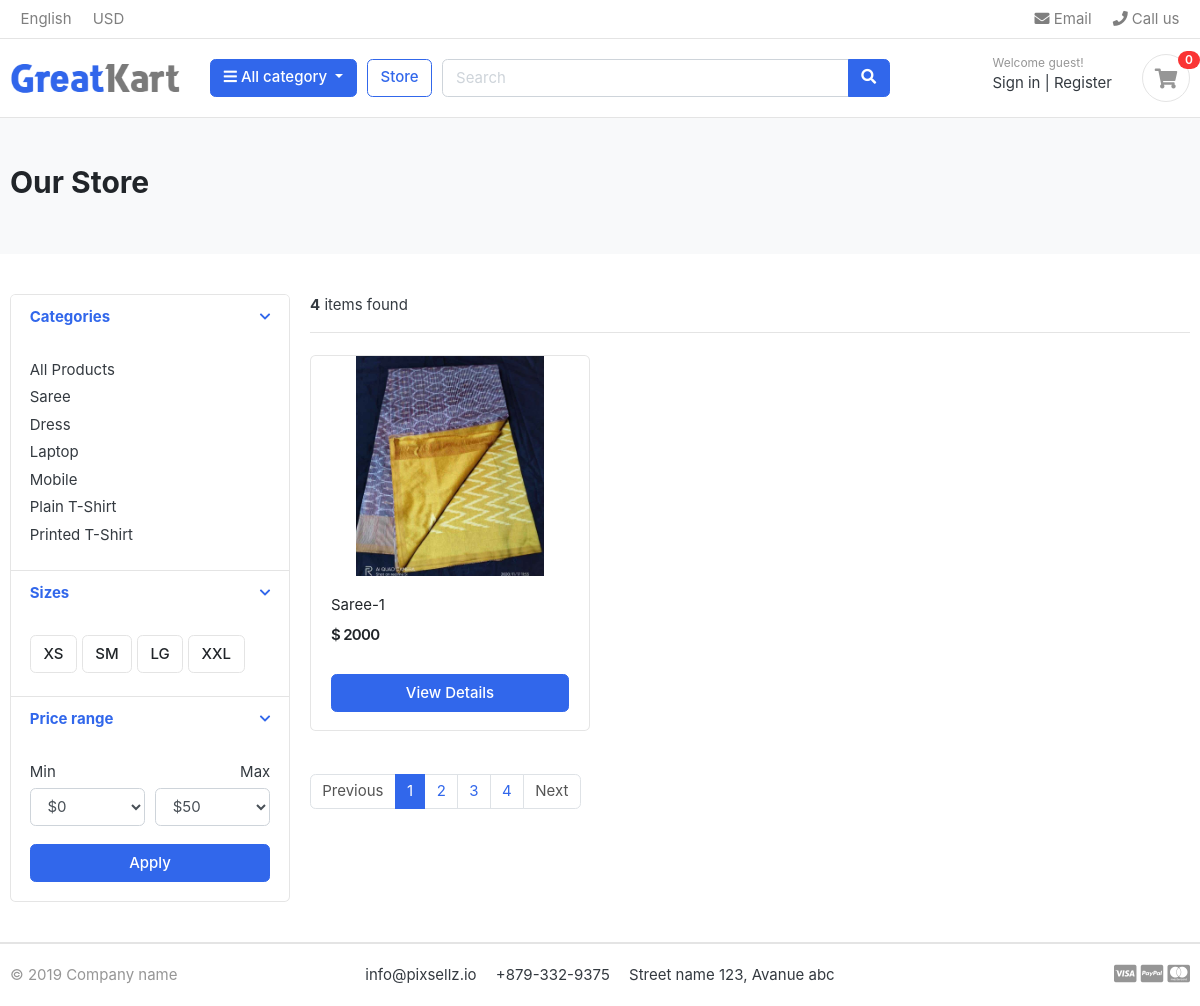
The page /store/category/saree/ on the database its author committed.
### category/models.py (models this page shows, shortened)
class Category(models.Model):
    category_name = models.CharField(max_length=50, unique=True)
    slug = models.SlugField(max_length=100, unique=True)
    description = models.TextField(max_length=255, blank=True)
    cat_image = models.ImageField(upload_to='photos/categories', blank=True)
    class Meta:
        verbose_name = 'category'
        verbose_name_plural = 'categories'
    def get_url(self):
            return reverse('products_by_category', args=[self.slug])

### store/models.py (models this page shows, shortened)
class Product(models.Model):
    product_name = models.CharField(max_length=200, unique=True)
    slug = models.SlugField(max_length=200, unique=True)
    description = models.TextField(max_length=500, blank=True)
    price = models.IntegerField()
    images = models.ImageField(upload_to='photo/products',)
    stock = models.IntegerField()
    is_available = models.BooleanField(default=True)
    category = models.ForeignKey(Category, on_delete=models.CASCADE)
    created_date = models.DateTimeField(auto_now_add=True)
    modified_date = models.DateTimeField(auto_now=True)
    def get_url(self):
        return reverse('product_detail', args=[self.category.slug, self.slug])

### store/views.py (the view)
# urls.py: path('store/', include('store.urls')),
def store(request, category_slug=None):
    categories = None
    products = None
    if category_slug != None:
        categories = get_object_or_404(Category, slug=category_slug)
        products = Product.objects.filter(category=categories, is_available=True)
        paginator = Paginator(products, 1)
        page = request.GET.get('page')
        paged_products = paginator.get_page(page)
        product_count = products.count()
    else:
        products = Product.objects.all().filter(category=categories, is_available=True).order_by('id')
        paginator = Paginator(products, 6)
        page = request.GET.get('page')
        paged_products = paginator.get_page(page)
        product_count = products.count()
    context = {
    'products' : paged_products,
    'product_count' : product_count,
}
    return render(request, 'store/store.html', context)

### carts/context_processors.py (called while the page is built)
def counter(request):
    cart_count = 0
    if 'admin' in request.path:
        return{}
    else:
        try:
            cart = Cart.objects.filter(cart_id=_cart_id(request))
            if request.user.is_authenticated:
                cart_items = CartItem.objects.all().filter(user=request.user)
            else:
                cart_items = CartItem.objects.all().filter(cart=cart[:1])
            for cart_item in cart_items:
                cart_count += cart_item.quantity
        except Cart.DoesNotExist:
            cart_count = 0
    return dict(cart_count=cart_count)

### carts/views.py (called while the page is built)
def _cart_id(request):
    cart = request.session.session_key
    if not cart:
        cart = request.session.create()
    return cart

### category/context_processors.py (called while the page is built)
def menu_links(request):
    links = Category.objects.all()
    return dict(links=links)

### AwesomeKart/templates/store/store.html (shortened to what this page needs)
{% extends 'base.html' %}
{% load static %}
{% block content %}
<section class="section-pagetop bg">
<div class="container">
	{% if 'search' in request.path %}
		<h2 class="title-page">Search Result</h2>
	{% else %}
		<h2 class="title-page">Our Store</h2>
	{% endif %}
</div>
</section>
<section class="section-content padding-y">
<div class="container">
<div class="row">
	<aside class="col-md-3">
<div class="card">
	<article class="filter-group">
		<header class="card-header">
			<a href="#" data-toggle="collapse" data-target="#collapse_1" aria-expanded="true" class="">
				<i class="icon-control fa fa-chevron-down"></i>
				<h6 class="title">Categories</h6>
			</a>
		</header>
		<div class="filter-content collapse show" id="collapse_1" style="">
			<div class="card-body">
				<ul class="list-menu">
					<li><a href="{% url 'store' %}">All Products</a></li>
				{% for category in links %}
					<li><a href="{{category.get_url}}">{{category.category_name}}</a></li>
				{% endfor %}
				</ul>
			</div>
		</div>
	</article>
	<article class="filter-group">
		<header class="card-header">
			<a href="#" data-toggle="collapse" data-target="#collapse_4" aria-expanded="true" class="">
				<i class="icon-control fa fa-chevron-down"></i>
				<h6 class="title">Sizes </h6>
			</a>
		</header>
		<div class="filter-content collapse show" id="collapse_4" style="">
			<div class="card-body">
			  <label class="checkbox-btn">
			    <span class="btn btn-light"> XS </span>
			  </label>
			  <label class="checkbox-btn">
			    <span class="btn btn-light"> SM </span>
			  </label>
			  <label class="checkbox-btn">
			    <span class="btn btn-light"> LG </span>
			  </label>
			  <label class="checkbox-btn">
			    <span class="btn btn-light"> XXL </span>
			  </label>
		</div>
		</div>
	</article>
	<article class="filter-group">
		<header class="card-header">
			<a href="#" data-toggle="collapse" data-target="#collapse_3" aria-expanded="true" class="">
				<i class="icon-control fa fa-chevron-down"></i>
				<h6 class="title">Price range </h6>
			</a>
		</header>
		<div class="filter-content collapse show" id="collapse_3" style="">
			<div class="card-body">
				<div class="form-row">
				<div class="form-group col-md-6">
				  <label>Min</label>
				  	<select class="mr-2 form-control">
						<option value="0">$0</option>
					</select>
				</div>
				<div class="form-group text-right col-md-6">
				  <label>Max</label>
				  	<select class="mr-2 form-control">
						<option value="50">$50</option>
					</select>
				</div>
				</div>
				<button class="btn btn-block btn-primary">Apply</button>
			</div>
		</div>
	</article>
</div>
	</aside>
	<main class="col-md-9">
<header class="border-bottom mb-4 pb-3">
		<div class="form-inline">
			<span class="mr-md-auto"><b>{{product_count}}</b> items found </span>
		</div>
</header>
<div class="row">
{% if products %}
{% for product in products %}
	<div class="col-md-4">
		<figure class="card card-product-grid">
			<div class="img-wrap">
				<a href="{{product.get_url}}"><img src="{{product.images.url}}">
			</div>
			<figcaption class="info-wrap">
				<div class="fix-height">
					<a href="{{product.get_url}}" class="title">{{product.product_name}}</a>
					<div class="price-wrap mt-2">
						<span class="price">$ {{product.price}}</span>
					</div>
				</div>
				<a href="{{product.get_url}}" class="btn btn-block btn-primary">View Details</a>
			</figcaption>
		</figure>
	</div>
    {% endfor%}
	{% else %}
	<div>
		<h2>No result found. Please try again.</h2>
	</div>
	{% endif %}
</div>
<nav class="mt-4" aria-label="Page navigation sample">
  {% if products.has_other_pages %}
  <ul class="pagination">
  {% if products.has_previous %}
    <li class="page-item"><a class="page-link" href="?page={products.previous_page_number}}">Previous</a></li>
  {% else %}
	<li class="page-item disabled"><a class="page-link" href="#">Previous</a></li>
  {% endif %}
	{% for i in products.paginator.page_range %}
		{% if products.number == i %}
			<li class="page-item active"><a class="page-link" href="#">{{i}}</a></li>
    	{% else %}
			<li class="page-item "><a class="page-link" href="?page={{i}}">{{i}}</a></li>
		{% endif %}
	{% endfor %}
	{% if products.has_previous %}
    	<li class="page-item"><a class="page-link" href="?page={products.next_page_number}}">Next</a></li>
	{% else %}
		<li class="page-item disabled"><a class="page-link" href="#">Next</a></li>
	{% endif %}
  </ul>
  {% endif %}
</nav>
	</main>
</div>
</div>
</section>
{% endblock %}

### rows shown on the page
Category: category_name "Saree"
Category: category_name "Dress"
Category: category_name "Laptop"
Category: category_name "Mobile"
Category: category_name "Plain T-Shirt"
Category: category_name "Printed T-Shirt"
Product: images (picture), product_name "Saree-1", price "2000"

### other values the page prints
{{ cart_count }} "0"
{{ product_count }} "4"
{{ i }} "1"
{{ i }} "2" "3" "4"
